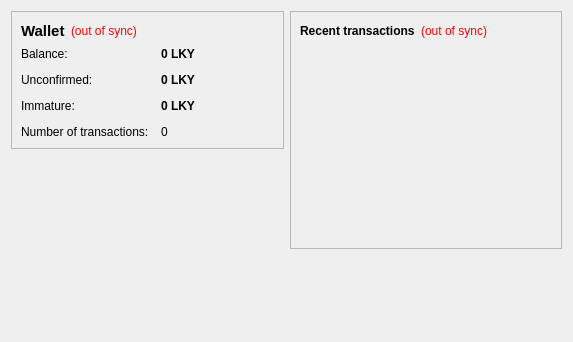
<?xml version="1.0" encoding="UTF-8"?>
<ui version="4.0">
 <class>OverviewPage</class>
 <widget class="QWidget" name="OverviewPage">
  <property name="geometry">
   <rect>
    <x>0</x>
    <y>0</y>
    <width>573</width>
    <height>342</height>
   </rect>
  </property>
  <property name="windowTitle">
   <string>Form</string>
  </property>
  <layout class="QHBoxLayout" name="horizontalLayout" stretch="1,1">
   <item>
    <layout class="QVBoxLayout" name="verticalLayout_2">
     <item>
      <widget class="QFrame" name="frame">
       <property name="frameShape">
        <enum>QFrame::StyledPanel</enum>
       </property>
       <property name="frameShadow">
        <enum>QFrame::Raised</enum>
       </property>
       <layout class="QVBoxLayout" name="verticalLayout_4">
        <item>
         <layout class="QHBoxLayout" name="horizontalLayout_4">
          <item>
           <widget class="QLabel" name="label_5">
            <property name="font">
             <font>
              <pointsize>11</pointsize>
              <weight>75</weight>
              <bold>true</bold>
             </font>
            </property>
            <property name="text">
             <string>Wallet</string>
            </property>
           </widget>
          </item>
          <item>
           <widget class="QLabel" name="labelWalletStatus">
            <property name="toolTip">
             <string>The displayed information may be out of date. Your wallet automatically synchronizes with the Piratecoin network after a connection is established, but this process has not completed yet.</string>
            </property>
            <property name="styleSheet">
             <string notr="true">QLabel { color: red; }</string>
            </property>
            <property name="text">
             <string notr="true">(out of sync)</string>
            </property>
            <property name="alignment">
             <set>Qt::AlignLeading|Qt::AlignLeft|Qt::AlignVCenter</set>
            </property>
           </widget>
          </item>
          <item>
           <spacer name="horizontalSpacer_2">
            <property name="orientation">
             <enum>Qt::Horizontal</enum>
            </property>
            <property name="sizeHint" stdset="0">
             <size>
              <width>40</width>
              <height>20</height>
             </size>
            </property>
           </spacer>
          </item>
         </layout>
        </item>
        <item>
         <layout class="QFormLayout" name="formLayout_2">
          <property name="fieldGrowthPolicy">
           <enum>QFormLayout::AllNonFixedFieldsGrow</enum>
          </property>
          <property name="horizontalSpacing">
           <number>12</number>
          </property>
          <property name="verticalSpacing">
           <number>12</number>
          </property>
          <item row="0" column="0">
           <widget class="QLabel" name="label">
            <property name="text">
             <string>Balance:</string>
            </property>
           </widget>
          </item>
          <item row="0" column="1">
           <widget class="QLabel" name="labelBalance">
            <property name="font">
             <font>
              <weight>75</weight>
              <bold>true</bold>
             </font>
            </property>
            <property name="cursor">
             <cursorShape>IBeamCursor</cursorShape>
            </property>
            <property name="toolTip">
             <string>Your current balance</string>
            </property>
            <property name="text">
             <string notr="true">0 LKY</string>
            </property>
            <property name="textInteractionFlags">
             <set>Qt::LinksAccessibleByMouse|Qt::TextSelectableByKeyboard|Qt::TextSelectableByMouse</set>
            </property>
           </widget>
          </item>
          <item row="1" column="0">
           <widget class="QLabel" name="label_3">
            <property name="text">
             <string>Unconfirmed:</string>
            </property>
           </widget>
          </item>
          <item row="1" column="1">
           <widget class="QLabel" name="labelUnconfirmed">
            <property name="font">
             <font>
              <weight>75</weight>
              <bold>true</bold>
             </font>
            </property>
            <property name="cursor">
             <cursorShape>IBeamCursor</cursorShape>
            </property>
            <property name="toolTip">
             <string>Total of transactions that have yet to be confirmed, and do not yet count toward the current balance</string>
            </property>
            <property name="text">
             <string notr="true">0 LKY</string>
            </property>
            <property name="textInteractionFlags">
             <set>Qt::LinksAccessibleByMouse|Qt::TextSelectableByKeyboard|Qt::TextSelectableByMouse</set>
            </property>
           </widget>
          </item>
          <item row="3" column="0">
           <widget class="QLabel" name="label_2">
            <property name="text">
             <string>Number of transactions:</string>
            </property>
           </widget>
          </item>
          <item row="3" column="1">
           <widget class="QLabel" name="labelNumTransactions">
            <property name="toolTip">
             <string>Total number of transactions in wallet</string>
            </property>
            <property name="text">
             <string notr="true">0</string>
            </property>
           </widget>
          </item>
          <item row="2" column="0">
           <widget class="QLabel" name="labelImmatureText">
            <property name="text">
             <string>Immature:</string>
            </property>
           </widget>
          </item>
          <item row="2" column="1">
           <widget class="QLabel" name="labelImmature">
            <property name="font">
             <font>
              <weight>75</weight>
              <bold>true</bold>
             </font>
            </property>
            <property name="toolTip">
             <string>Mined balance that has not yet matured</string>
            </property>
            <property name="text">
             <string notr="true">0 LKY</string>
            </property>
            <property name="textInteractionFlags">
             <set>Qt::LinksAccessibleByMouse|Qt::TextSelectableByKeyboard|Qt::TextSelectableByMouse</set>
            </property>
           </widget>
          </item>
         </layout>
        </item>
       </layout>
      </widget>
     </item>
     <item>
      <spacer name="verticalSpacer">
       <property name="orientation">
        <enum>Qt::Vertical</enum>
       </property>
       <property name="sizeHint" stdset="0">
        <size>
         <width>20</width>
         <height>40</height>
        </size>
       </property>
      </spacer>
     </item>
    </layout>
   </item>
   <item>
    <layout class="QVBoxLayout" name="verticalLayout_3">
     <item>
      <widget class="QFrame" name="frame_2">
       <property name="frameShape">
        <enum>QFrame::StyledPanel</enum>
       </property>
       <property name="frameShadow">
        <enum>QFrame::Raised</enum>
       </property>
       <layout class="QVBoxLayout" name="verticalLayout">
        <item>
         <layout class="QHBoxLayout" name="horizontalLayout_2">
          <item>
           <widget class="QLabel" name="label_4">
            <property name="text">
             <string>&lt;b&gt;Recent transactions&lt;/b&gt;</string>
            </property>
           </widget>
          </item>
          <item>
           <widget class="QLabel" name="labelTransactionsStatus">
            <property name="toolTip">
             <string>The displayed information may be out of date. Your wallet automatically synchronizes with the Piratecoin network after a connection is established, but this process has not completed yet.</string>
            </property>
            <property name="styleSheet">
             <string notr="true">QLabel { color: red; }</string>
            </property>
            <property name="text">
             <string notr="true">(out of sync)</string>
            </property>
            <property name="alignment">
             <set>Qt::AlignRight|Qt::AlignTrailing|Qt::AlignVCenter</set>
            </property>
           </widget>
          </item>
          <item>
           <spacer name="horizontalSpacer">
            <property name="orientation">
             <enum>Qt::Horizontal</enum>
            </property>
            <property name="sizeHint" stdset="0">
             <size>
              <width>40</width>
              <height>20</height>
             </size>
            </property>
           </spacer>
          </item>
         </layout>
        </item>
        <item>
         <widget class="QListView" name="listTransactions">
          <property name="styleSheet">
           <string notr="true">QListView { background: transparent; }</string>
          </property>
          <property name="frameShape">
           <enum>QFrame::NoFrame</enum>
          </property>
          <property name="verticalScrollBarPolicy">
           <enum>Qt::ScrollBarAlwaysOff</enum>
          </property>
          <property name="horizontalScrollBarPolicy">
           <enum>Qt::ScrollBarAlwaysOff</enum>
          </property>
          <property name="selectionMode">
           <enum>QAbstractItemView::NoSelection</enum>
          </property>
         </widget>
        </item>
       </layout>
      </widget>
     </item>
     <item>
      <spacer name="verticalSpacer_2">
       <property name="orientation">
        <enum>Qt::Vertical</enum>
       </property>
       <property name="sizeHint" stdset="0">
        <size>
         <width>20</width>
         <height>40</height>
        </size>
       </property>
      </spacer>
     </item>
    </layout>
   </item>
  </layout>
 </widget>
 <resources/>
 <connections/>
</ui>
